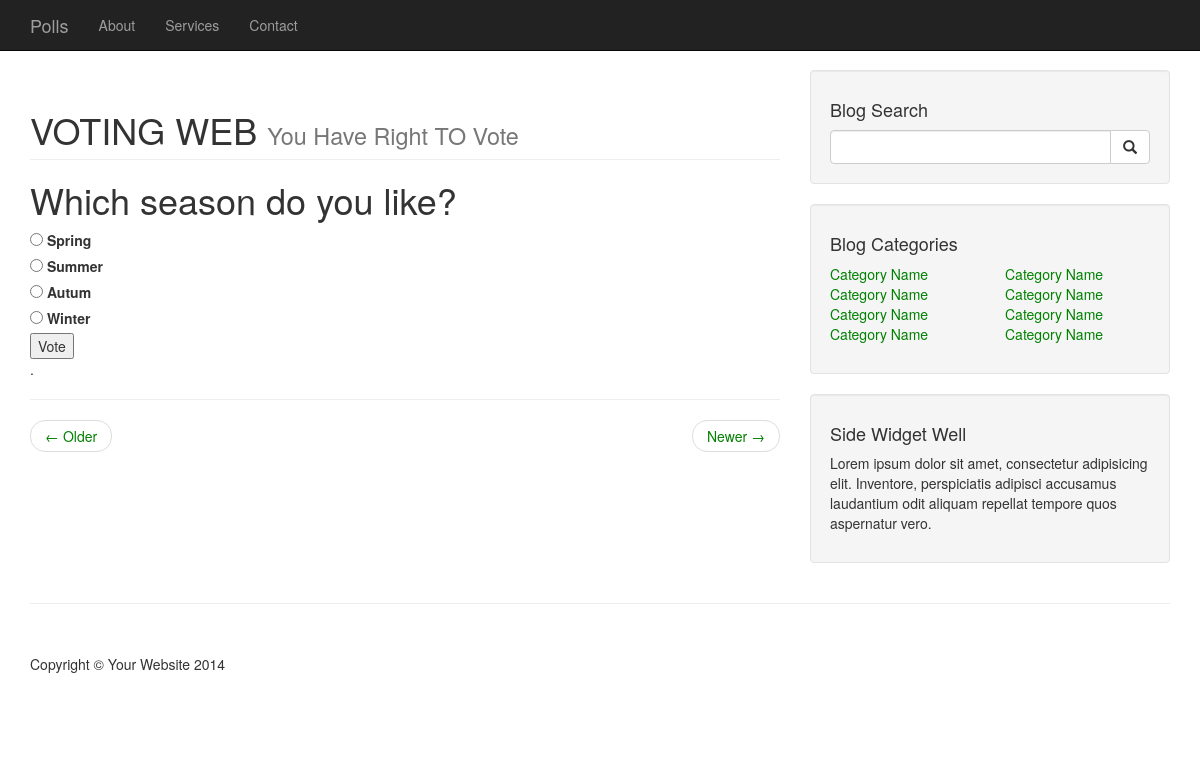
The app's page /polls/5/ with its own data.
### polls/models.py (models this page shows, shortened)
class Question(models.Model):
	content=RichTextField(blank=True)
	question_text=models.CharField(max_length=200)
	pub_date=models.DateTimeField('date published')
	def was_published_recently(self):
		now=timezone.now()
		return now - datetime.timedelta(days=1)  <= self.pub_date <=now
	was_published_recently.admin_order_field='pub_date'
	was_published_recently.boolean=True
	was_published_recently.short_description='Published recently?'

class Choice(models.Model):
	question=models.ForeignKey(Question)
	choice_text=models.CharField(max_length=200)
	votes=models.IntegerField(default=0)

### polls/views.py (the view)
# urls.py: url(r'^(?P<pk>[0-9]+)/$',views.DetailView.as_view(),name='detail'),
class DetailView(generic.DetailView):
	model=Question
	template_name='polls/detail.html'
	def get_queryset(self):
		return Question.objects.filter(pub_date__lte=timezone.now())

### polls/templates/polls/detail.html (shortened to what this page needs)
{% extends "polls/base.html" %}
{% block content%}
<h1>{{ question.question_text }}</h1>
<form action="{% url 'polls:vote' question.id %}" method="post">
{% for choice in question.choice_set.all %}
	<input type ="radio" name="choice" id="choice{{forloop.counter}}" value="{{choice.id}}"/>
	<label for="choice{{forloop.counter}}">{{choice.choice_text}}</label><br />
{% endfor %}
<input type="submit" value="Vote"/>
</form>
{% endblock %}

### polls/static/polls/style.css (style rules this page uses)
body { padding-top: 70px; }

### records on screen
Question: question_text "Which season do you like?"
Choice: choice_text "Spring"
Choice: choice_text "Summer"
Choice: choice_text "Autum"
Choice: choice_text "Winter"
